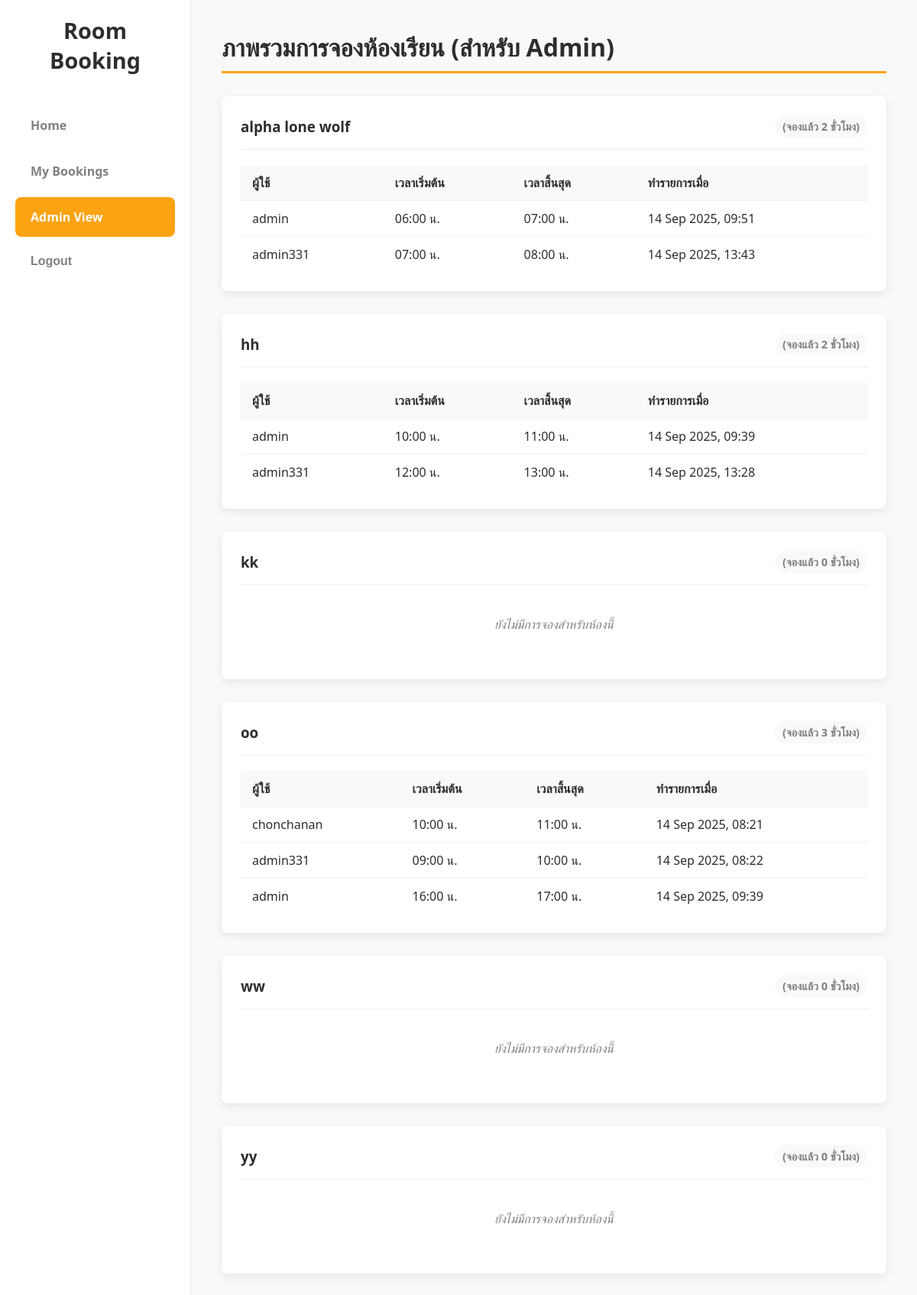
The page /admin-view/ (signed in) on the database as committed earlier.
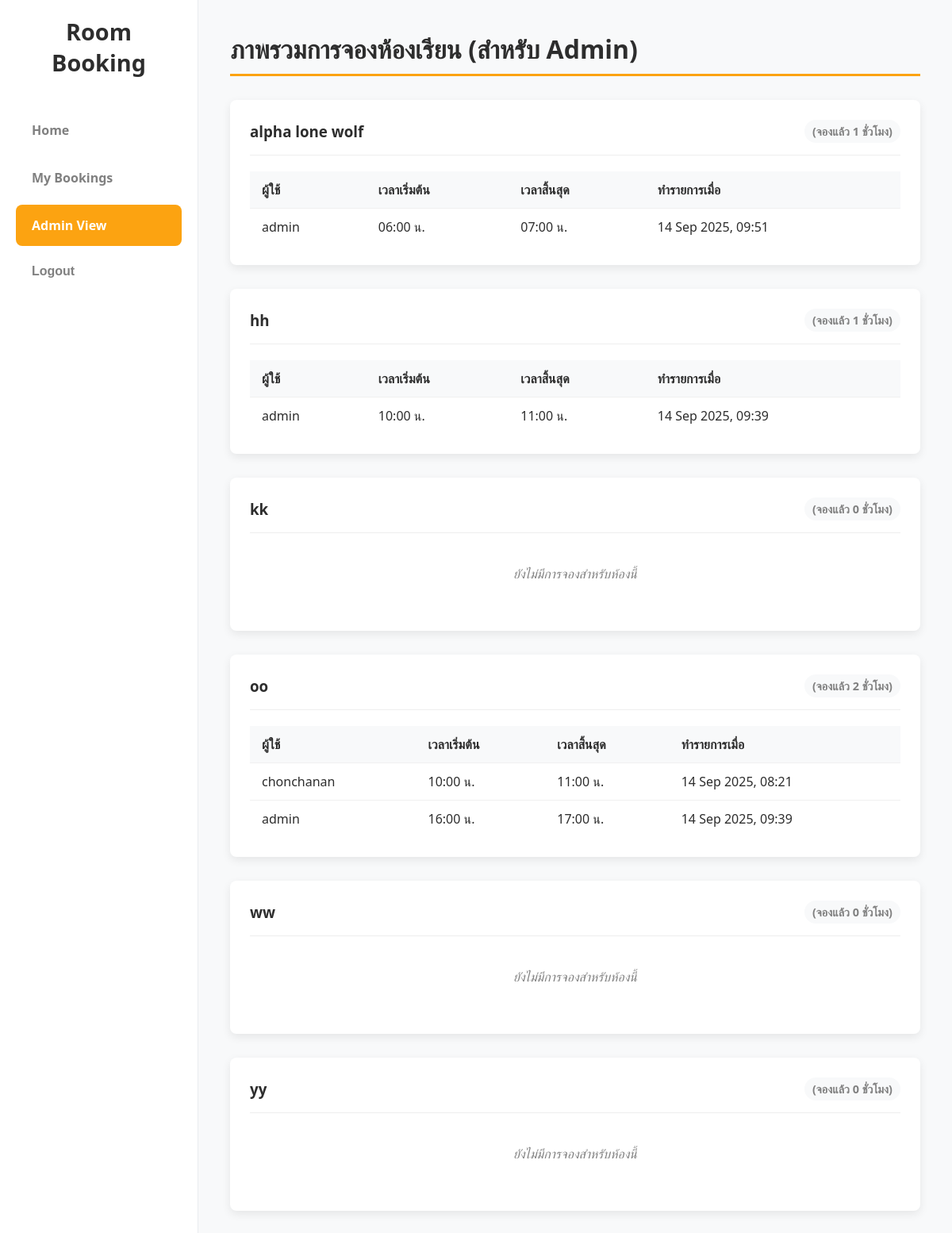
The same page on the database as committed later.
### booking/models.py (models this page shows, shortened)
class Room(models.Model):
    STATUS_CHOICES = [
        ('open', 'เปิดให้จอง'),
        ('closed', 'ปิดให้จอง'),
    ]
    room_code = models.CharField(max_length=10, unique=True, verbose_name="รหัสห้อง")
    name = models.CharField(max_length=100, verbose_name="ชื่อห้อง")
    capacity = models.PositiveIntegerField(verbose_name="ความจุ")
    start_time_available = models.TimeField(default=time(8, 0), verbose_name="เวลาเริ่มเปิดให้จอง")
    end_time_available = models.TimeField(default=time(17, 0), verbose_name="เวลาสิ้นสุดการจอง")
    status = models.CharField(max_length=10, choices=STATUS_CHOICES, default='open', verbose_name="สถานะ")
    image = models.ImageField(upload_to='room_images/', null=True, blank=True, verbose_name="รูปภาพห้อง")

class Booking(models.Model):
    user = models.ForeignKey(User, on_delete=models.CASCADE, verbose_name="ผู้จอง")
    room = models.ForeignKey(Room, on_delete=models.CASCADE, verbose_name="ห้องที่จอง")
    booking_time = models.DateTimeField(auto_now_add=True, verbose_name="เวลาที่ทำรายการ")
    booking_date = models.DateField(default=date.today, verbose_name="วันที่จอง")
    start_time = models.TimeField(verbose_name="เวลาเริ่มต้น")
    end_time = models.TimeField(verbose_name="เวลาสิ้นสุด")
    class Meta:
        unique_together = [
            ['room', 'booking_date', 'start_time']
        ]

### booking/views.py (the view)
# urls.py: path('admin-view/', views.admin_room_bookings_view, name='admin_room_view'),
@staff_member_required
def admin_room_bookings_view(request):
    rooms = Room.objects.annotate(booking_count=Count('booking')).order_by('name')
    context = {
        'rooms': rooms,
    }
    return render(request, 'booking/admin_room_view.html', context)

### booking/templates/booking/admin_room_view.html
{% extends "booking/base.html" %}
{% block content %}
    <h2>ภาพรวมการจองห้องเรียน (สำหรับ Admin)</h2>
    {% for room in rooms %}
        <div class="room-card">
            <div class="admin-card-header">
                <h3>{{ room.name }}</h3>
                <span class="booking-count">
                    (จองแล้ว {{ room.booking_count }} ชั่วโมง)
                </span>
            </div>
            {% if room.booking_count > 0 %}
                <table class="admin-booking-table">
                    <thead>
                        <tr>
                            <th>ผู้ใช้</th>
                            <th>เวลาเริ่มต้น</th>
                            <th>เวลาสิ้นสุด</th>
                            <th>ทำรายการเมื่อ</th>
                        </tr>
                    </thead>
                    <tbody>
                        {% for booking in room.booking_set.all %}
                            <tr>
                                <td>{{ booking.user.username }}</td>
                                <td>{{ booking.start_time|time:"H:i" }} น.</td>
                                <td>{{ booking.end_time|time:"H:i" }} น.</td>
                                <td>{{ booking.booking_time|date:"d M Y, H:i" }}</td>
                            </tr>
                        {% endfor %}
                    </tbody>
                </table>
            {% else %}
                <p class="no-bookings">ยังไม่มีการจองสำหรับห้องนี้</p>
            {% endif %}
        </div>
    {% endfor %}
{% endblock %}

Rows that differ between the two databases and show on the page:
removed Booking: user.username "admin331", start_time "07:00", end_time "08:00", booking_time "14 Sep 2025, 13:43", shown under Room "alpha lone wolf"
removed Booking: user.username "admin331", start_time "12:00", end_time "13:00", booking_time "14 Sep 2025, 13:28", shown under Room "hh"
removed Booking: user.username "admin331", start_time "09:00", end_time "10:00", booking_time "14 Sep 2025, 08:22", shown under Room "oo"
computed for Room "alpha lone wolf": booking_count "2" → "1"
computed for Room "hh": booking_count "2" → "1"
computed for Room "oo": booking_count "3" → "2"
